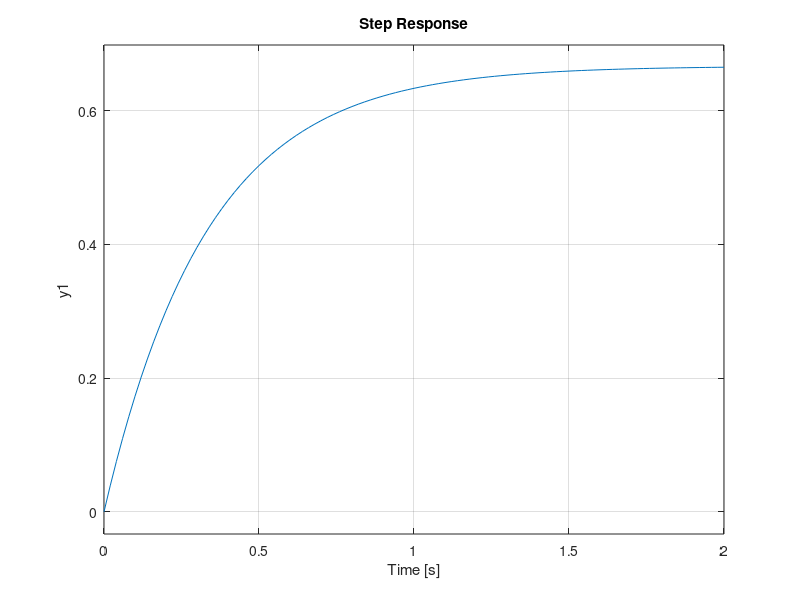
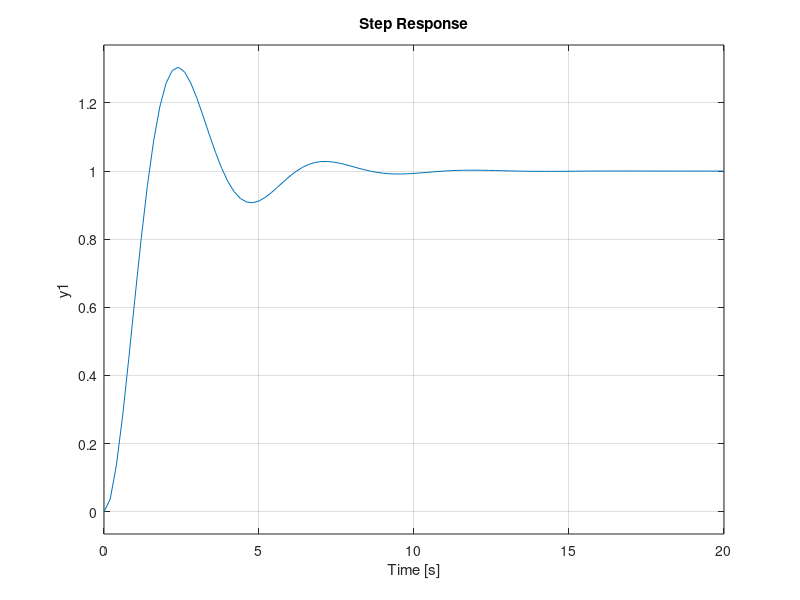
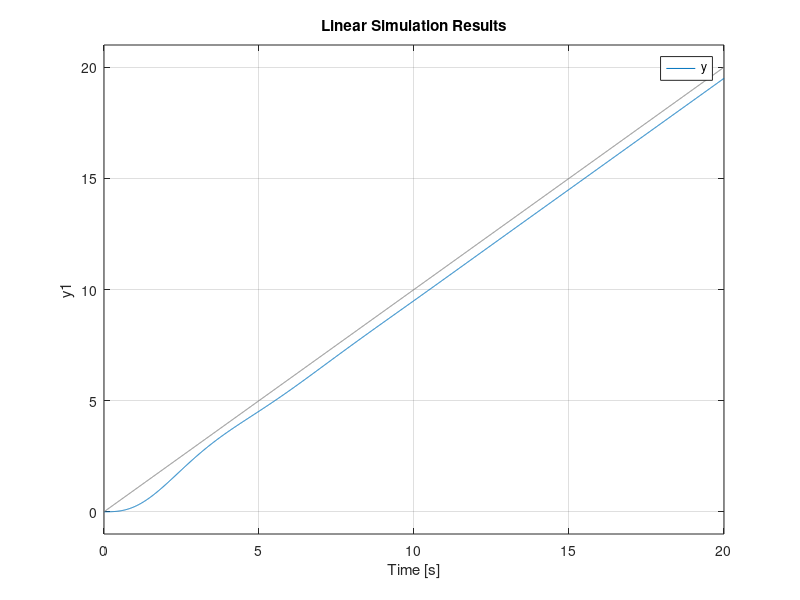
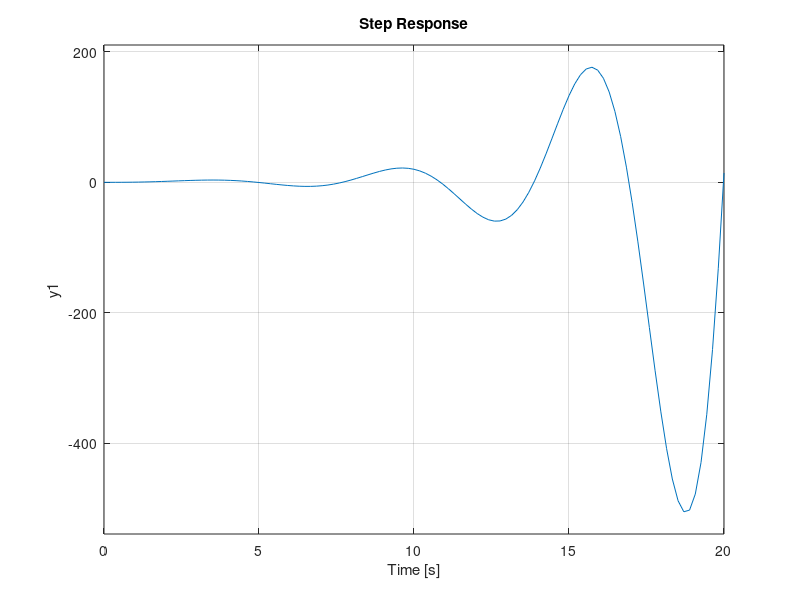

The MATLAB script that drew these images, in order: (Note: this script raises an error after producing the figures.)
%% tipo 0
sys=zpk([],-1,2)
y=feedback(sys,1)
step(y)

%% Tipo 1 
sys=zpk([],[0 -1],2)
y=feedback(sys,1)
t=[0:.01:20];
figure 
step(y)
figure 
lsim(y,t,t)

%% Tipo 2
sys=zpk([],[-1 0 0],2)
y=feedback(sys,1)
figure
step(y)
figure
lsim(y,t,t)
figure
lsim(y,t.^2,t)

%% otro ejerciscio 

sys=zpk([-.1 -.5],[1 1 .3],0,.5)
y=feedback(sys,1)
step(y)
